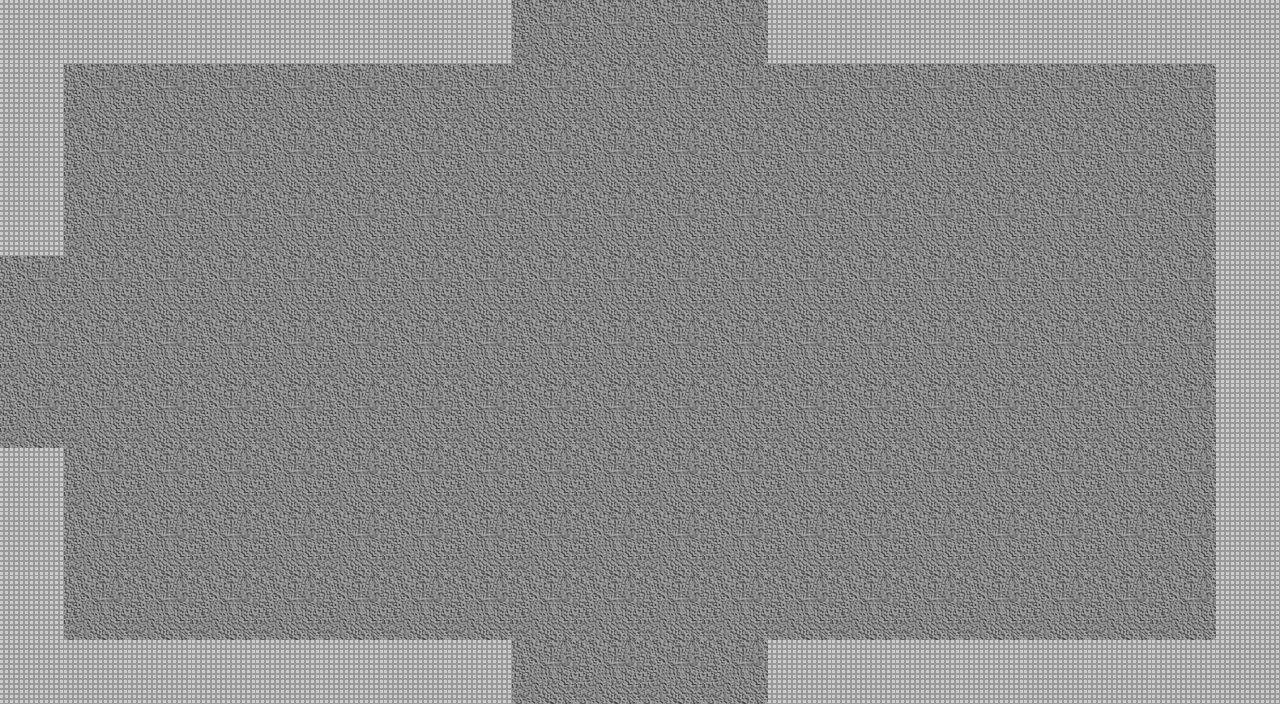

A level layout from a 2D game, rendered from its tile map. Below: a short description, then the map file with tile-grid data replaced by summaries:
An orthogonal 20x11 tile map with 64x64 px tiles, 2 tile layers (Floor, Wall), 3 tilesets and 18 objects.

<map version="1.0" orientation="orthogonal" renderorder="right-down" width="20" height="11" tilewidth="64" tileheight="64" nextobjectid="39">
 <properties>
  <property name="unity:resource" value="True" />
  <property name="unity:tag" value="Room" />
 </properties>
 <tileset firstgid="1" source="DungeonTilePH.tsx" />
 <tileset firstgid="3" source="MobSpawner.tsx" />
 <tileset firstgid="8" source="DestructSpawn.tsx" />
 <layer name="Floor" width="20" height="11">
  <properties>
   <property name="unity:sortingLayerName" value="Floor" />
   <property name="unity:tag" value="Floor" />
  </properties>
  <data>[220 cells, 220 non-empty, 1 distinct tile ids]</data>
 </layer>
 <layer name="Wall" width="20" height="11">
  <properties>
   <property name="ChildTag" value="Wall" />
   <property name="unity:tag" value="Wall" />
  </properties>
  <data>[220 cells, 47 non-empty, 1 distinct tile ids]</data>
 </layer>
 <objectgroup name="Destructables">
  <object id="26" gid="8" x="1152" y="128" width="64" height="64" />
  <object id="27" gid="8" x="1152" y="640" width="64" height="64" />
  <object id="28" gid="8" x="64" y="640" width="64" height="64" />
  <object id="29" gid="8" x="64" y="128" width="64" height="64" />
  <object id="30" gid="8" x="640" y="320" width="64" height="64" />
  <object id="31" gid="8" x="640" y="384" width="64" height="64" />
  <object id="32" gid="8" x="640" y="448" width="64" height="64" />
  <object id="33" gid="8" x="640" y="512" width="64" height="64" />
  <object id="34" gid="8" x="640" y="256" width="64" height="64" />
  <object id="35" gid="8" x="704" y="192" width="64" height="64" />
  <object id="36" gid="8" x="768" y="128" width="64" height="64" />
  <object id="37" gid="8" x="704" y="576" width="64" height="64" />
  <object id="38" gid="8" x="768" y="640" width="64" height="64" />
 </objectgroup>
 <objectgroup name="Mobs">
  <object id="24" gid="5" x="960" y="256" width="64" height="64" />
  <object id="25" gid="5" x="960" y="512" width="64" height="64" />
 </objectgroup>
 <objectgroup name="Exits">
  <object id="17" x="512" y="0" width="256" height="32">
   <properties>
    <property name="Exit" value="N" />
   </properties>
  </object>
  <object id="18" x="0" y="256" width="32" height="192">
   <properties>
    <property name="Exit" value="W" />
   </properties>
  </object>
  <object id="21" x="512" y="672" width="256" height="33.3333">
   <properties>
    <property name="Exit" value="S" />
   </properties>
  </object>
 </objectgroup>
</map>
